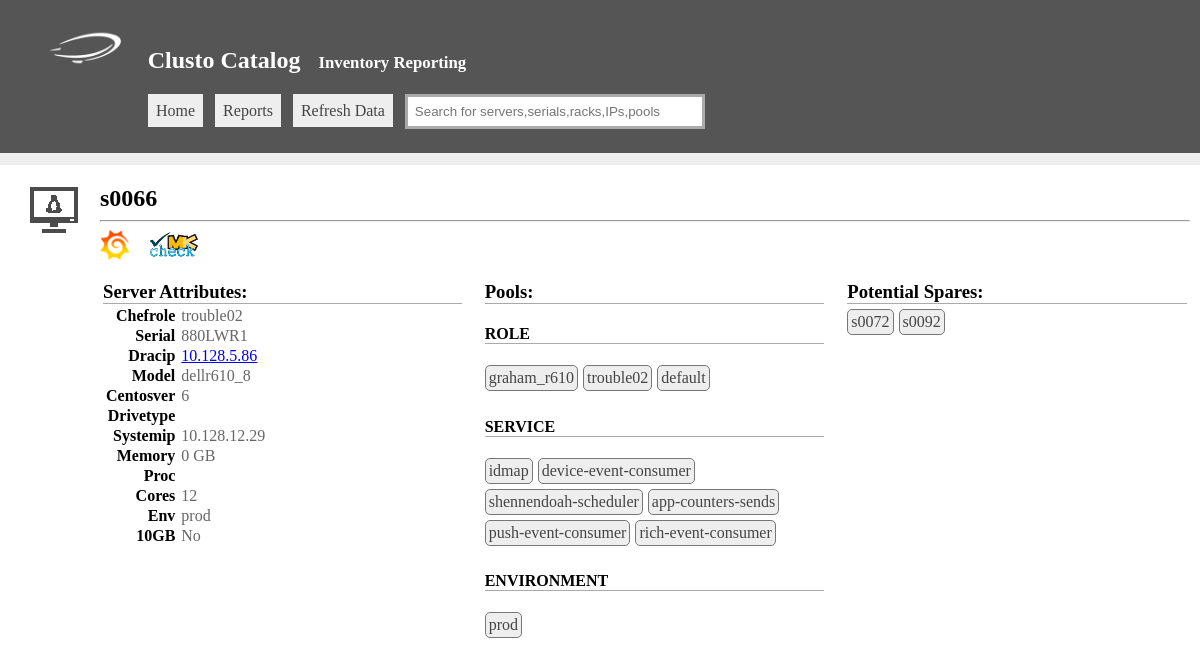
The page /view.php?type=server&id=3151 on the database its author committed.
### tables this page shows
CREATE TABLE 'server' ('id'  INTEGER PRIMARY KEY,'name'  TEXT,'chef_role'  TEXT,'serial'  TEXT,'dracip'  TEXT,'model'  TEXT,'aws_ami'  TEXT,'centosver'  TEXT,'drivetype'  TEXT,'drivecount'  INTEGER,'aws_instance_id'  TEXT,'systemip'  TEXT,'memory'  INTEGER,'proc'  TEXT,'cores'  INTEGER,'cpus'  INTEGER,'env'  TEXT,'tengb'  BOOL,'raid'  TEXT);

CREATE TABLE 'pool' ('id'  INTEGER PRIMARY KEY,'name'  TEXT,'type'  TEXT);

### connectors.php (called while the page is built, shortened)
<?php
class sqlite
{
	function __construct($config){
		$this->config=$config;
	}
	public function search($q){
		$ret=array();
		$hdl=new SQLite3($this->config['filename']);
		$result = $hdl->query($q);
		if($result) {
			while ($row = @$result->fetchArray(SQLITE3_ASSOC)) {
				$ret[] = $row;
			}
		}
		return $ret;
	}
}

### config.php (called while the page is built, shortened)
<?php
$displayoptions['server']['name']=array('disp'=>'Name',    'tab'=>'server',    'col'=>'name');
$displayoptions['server']['Serial']=array('disp'=>'Serial',    'tab'=>'server',    'col'=>'serial');
$displayoptions['server']['Model']=array('disp'=>'Model',      'tab'=>'server',    'col'=>'model');
$displayoptions['server']['Chefrole']=array('disp'=>'Chefrole',      'tab'=>'server',    'col'=>'chef_role');
$displayoptions['server']['Dracip']=array('disp'=>'Dracip',      'tab'=>'server',    'col'=>'dracip');
$displayoptions['server']['Systemip']=array('disp'=>'Systemip',      'tab'=>'server',    'col'=>'systemip');
$displayoptions['server']['Centosver']=array('disp'=>'Centosver ',      'tab'=>'server',    'col'=>'centosver');
$displayoptions['server']['Drivetype']=array('disp'=>'Drivetype',      'tab'=>'server',    'col'=>'drivetype');
$displayoptions['server']['Drivecount']=array('disp'=>'Drivecount',      'tab'=>'server',    'col'=>'drivecount');
$displayoptions['server']['Memory']=array('disp'=>'Memory',      'tab'=>'server',    'col'=>'memory');
$displayoptions['server']['Proc']=array('disp'=>'Proc',      'tab'=>'server',    'col'=>'proc');
$displayoptions['server']['Cores']=array('disp'=>'Cores',      'tab'=>'server',    'col'=>'cores');
$displayoptions['server']['Type']=array('disp'=>'Type',      'tab'=>'s2',    'col'=>'servertype');
$displayoptions['server']['Rack']=array('disp'=>'Rack',      'tab'=>'rack',    'col'=>'name');
$displayoptions['server']['Raid']=array('disp'=>'Raid',      'tab'=>'server',    'col'=>'raid');
$displayoptions['server']['Env']=array('disp'=>'Env',      'tab'=>'server',    'col'=>'env');
$displayoptions['server']['10GB']=array('disp'=>'10GB',      'tab'=>'server',    'col'=>'tengb');

### templates/server.php (the view, shortened to what this page needs)
<?php
$serverinfo=$sqlite->search("select *,(case when server.name like 's%' then 'physical' when server.name like 'e%' then 'aws' else 'unknown' end) AS servertype from server where id='$id'");
$serverinfo=$serverinfo[0];
$serverpools=$sqlite->search("select distinct pool.name,pool.id,pool.type from poolservermap left join pool on poolservermap.poolid = pool.id where poolservermap.serverid = $id");
if($serverinfo){
    echo "<img src='./images/icons/linux.png' style='opacity:.7;float:left;margin-right:15px'/>";
    echo "<div style='padding-left:70px'>";
    echo "<h2>".$serverinfo['name']."</h2><hr>";
    $to=(time()*1000);
    $from=($to - 60*60*3000);
    echo "<a style='text-decoration:none' target='_blank' href='https://grafana.prod.urbanairship.com/dashboard/db/server-overview?from=$from&to=$to&var-server=".$serverinfo['name']."'>
    <img style='vertical-align:middle;height:30px' src='./images/grafanalogo.png' /></a>&nbsp;&nbsp;&nbsp;&nbsp;";
    echo "<a style='text-decoration:none' target='_blank' href='https://monitoring.prod.urbanairship.com/check_mk/view.py?view_name=host&host=".$serverinfo['name']."'>
    <img style='vertical-align:middle;height:30px' src='./images/checkmklogo.png' /></a><br /><br />";
    echo "<table><tr><td style='width:30%;'>";
    echo "<h3 style='border-bottom:1px solid #aaa;margin:0px'>Server Attributes:</h3>";
    echo "<table class='stats zebra'><tbody>";
    if($serverinfo['servertype']=='aws'){
        $fields=array('aws_instance_id','aws_ami');
    }else {
        $fields = array('serial','model','dracip','drivetype','drivercount','memory','proc','cores','tengb');
    }
    $common=array('systemip','chef_role','centosver','env');
    $fields=array_merge($fields,$common);
    foreach($serverinfo as $k=>$server){
        if(in_array($k,$fields)) {
            $displayoptions['server']['name']=array('disp'=>'Name',    'tab'=>'server',    'col'=>'name');
            foreach($displayoptions['server'] as $option){
                if($option['col']==$k){
                    $disp=$option['disp'];
                }
            }
            if($k=='dracip'){
                $server="<a target='_blank' href='https://$server'>$server</a>";
            }
            if($k=='memory'){
                $server.=" GB";
            }
            if($k=='tengb'){
                if($server===1){
                    $server="Yes";
                }else{
                    $server="No";
                }
            }
            echo "<tr><th style='text-align:right'>".$disp."</th><td>" . $server . "</td></tr>";
        }
    }
    echo "</tbody></table>";
    echo "</td><td style='width:30%;padding-left:20px;'>";
    if($serverpools){
        echo "<h3 style='border-bottom:1px solid #aaa;margin:0px'>Pools:</h3>";
        foreach($serverpools as $pool){
            $mypools[$pool['type']][]=$pool;
        }
        foreach($mypools as $cat=>$pools){
            echo "<h4 style='border-bottom:1px solid #aaa'>".strtoupper(str_replace("_pool","",$cat))."</h4>";
            foreach($pools as $pool){
                echo "<a href='./view.php?type=pool&id=".$pool['id']."' class='floatbox'>".$pool['name']."</a>";
            }
        }
    }
    if($serverinfo['servertype']=='physical'){
        echo "</td><td style='width:30%;padding-left:20px;'>";
        echo "<h3 style='border-bottom:1px solid #aaa;margin:0px;margin-bottom:5px'>Potential Spares:</h3>";
        $spareq="select * from server where
                    drivecount = '".$serverinfo['drivecount']."'  and
                    model = '".$serverinfo['model']."' and
                    env != 'prod' and env != 'stag'
                    and memory >= '".$serverinfo['memory']."'
                    and cores = '".$serverinfo['cores']."'
                    and proc = '".$serverinfo['proc']."'
                    and drivecount = '".$serverinfo['drivecount']."'
         ";
        $spareresults=$sqlite->search($spareq);
        if($spareresults){
            foreach($spareresults as $server){
                echo "<a target='_blank' href='./view.php?type=server&id=".$server['id']."' class='floatbox'>".$server['name']."</a>";
            }
        }else{
            echo "No spares found";
        }
    }
    echo "</td></tr></table>";
    echo "</div>";
}

### mainstyle.css (style rules this page uses)
body { padding:0xp;margin:0px; }
#viewbox h2 { margin:0px }
.floatbox { display:inline-block;padding:3px;border:1px solid #777; border-radius:5px;background:#eee;color:#444;text-decoration:none;background:#eee;margin-right:5px;margin-bottom:5px; }
table.stats { border:2px solid #fff;padding:3px;border-collapse: collapse }
table.stats td { padding-left:5px;color:#666 }
td { vertical-align:top }

### rows shown on the page
server: name "s0066", chef_role "trouble02", serial "880LWR1", dracip "10.128.5.86", model "dellr610_8", centosver "6", systemip "10.128.12.29", memory "0 GB", cores "12", env "prod", tengb "No"
pool: name "graham_r610"
pool: name "trouble02"
pool: name "default"
pool: name "idmap"
pool: name "device-event-consumer"
pool: name "shennendoah-scheduler"
pool: name "app-counters-sends"
pool: name "push-event-consumer"
pool: name "rich-event-consumer"
pool: name "prod"
server: name "s0072"
server: name "s0092"

### other values the page prints
$mastertitle "Clusto Catalog"
$tagline "Inventory Reporting"
$disp "Chefrole"
$disp "Serial"
$disp "Dracip"
$disp "Model"
$disp "Centosver"
$disp "Drivetype"
$disp "Systemip"
$disp "Memory"
$disp "Proc"
$disp "Cores"
$disp "Env"
$disp "10GB"
str_replace("_pool","",$cat) "ROLE"
